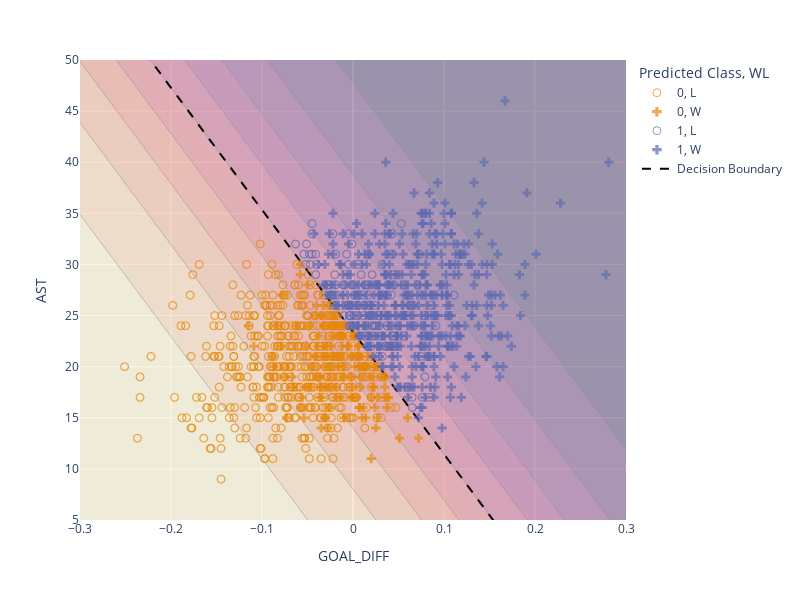

Source (notebook cell):
### Markdown cell above
Adding the probabilities to the plot, with lighter shades corresponding to estimated probabilities closer to 0:

### Code cell
goal_diff, ast = np.meshgrid(np.linspace(-0.3, 0.3, 50), np.linspace(5, 50, 50))
pred_grid = pd.DataFrame({"GOAL_DIFF": np.ravel(goal_diff), "AST": np.ravel(ast)})
pred_grid['Probability'] = two_feature_model.predict_proba(pred_grid)[:, 1]
# fig = go.Figure()
fig.add_contour(x=pred_grid['GOAL_DIFF'], y=pred_grid['AST'], z=pred_grid['Probability'],
                showscale=False, opacity=0.4, colorscale="Matter")

### Figure 1 — Plotly figure (JSON) as saved in the notebook; plotly's stock layout.template omitted (floating-point values rounded to 4 significant figures; data arrays with more than 128 entries replaced by an {"elided": "..."} marker saying what was removed)
{"data": [{"customdata": {"elided": "495x2 str values"}, "hovertemplate": "Predicted Class=0<br>WL=L<br>GOAL_DIFF=%{x}<br>AST=%{y}<br>TEAM_NAME=%{customdata[0]}<br>TEAM_NAME_OPP=%{customdata[1]}<extra></extra>", "legendgroup": "0, L", "marker": {"color": "rgb(229, 134, 6)", "opacity": 0.7, "size": 8, "symbol": "circle-open"}, "mode": "markers", "name": "0, L", "showlegend": true, "type": "scattergl", "x": {"elided": "495 float values"}, "xaxis": "x", "y": {"elided": "495 int values"}, "yaxis": "y"}, {"customdata": {"elided": "146x2 str values"}, "hovertemplate": "Predicted Class=0<br>WL=W<br>GOAL_DIFF=%{x}<br>AST=%{y}<br>TEAM_NAME=%{customdata[0]}<br>TEAM_NAME_OPP=%{customdata[1]}<extra></extra>", "legendgroup": "0, W", "marker": {"color": "rgb(229, 134, 6)", "opacity": 0.7, "size": 8, "symbol": "cross"}, "mode": "markers", "name": "0, W", "showlegend": true, "type": "scattergl", "x": {"elided": "146 float values"}, "xaxis": "x", "y": {"elided": "146 int values"}, "yaxis": "y"}, {"customdata": {"elided": "130x2 str values"}, "hovertemplate": "Predicted Class=1<br>WL=L<br>GOAL_DIFF=%{x}<br>AST=%{y}<br>TEAM_NAME=%{customdata[0]}<br>TEAM_NAME_OPP=%{customdata[1]}<extra></extra>", "legendgroup": "1, L", "marker": {"color": "rgb(93, 105, 177)", "opacity": 0.7, "size": 8, "symbol": "circle-open"}, "mode": "markers", "name": "1, L", "showlegend": true, "type": "scattergl", "x": {"elided": "130 float values"}, "xaxis": "x", "y": {"elided": "130 int values"}, "yaxis": "y"}, {"customdata": {"elided": "459x2 str values"}, "hovertemplate": "Predicted Class=1<br>WL=W<br>GOAL_DIFF=%{x}<br>AST=%{y}<br>TEAM_NAME=%{customdata[0]}<br>TEAM_NAME_OPP=%{customdata[1]}<extra></extra>", "legendgroup": "1, W", "marker": {"color": "rgb(93, 105, 177)", "opacity": 0.7, "size": 8, "symbol": "cross"}, "mode": "markers", "name": "1, W", "showlegend": true, "type": "scattergl", "x": {"elided": "459 float values"}, "xaxis": "x", "y": {"elided": "459 int values"}, "yaxis": "y"}, {"line": {"color": "black", "dash": "dash"}, "mode": "lines", "name": "Decision Boundary", "type": "scatter", "x": [-0.3, -0.2939, -0.2879, -0.2818, -0.2758, -0.2697, -0.2636, -0.2576, -0.2515, -0.2455, -0.2394, -0.2333, -0.2273, -0.2212, -0.2152, -0.2091, -0.203, -0.197, -0.1909, -0.1848, -0.1788, -0.1727, -0.1667, -0.1606, -0.1545, -0.1485, -0.1424, -0.1364, -0.1303, -0.1242, -0.1182, -0.1121, -0.1061, -0.1, -0.09394, -0.08788, -0.08182, -0.07576, -0.0697, -0.06364, -0.05758, -0.05152, -0.04545, -0.03939, -0.03333, -0.02727, -0.02121, -0.01515, -0.009091, -0.00303, 0.00303, 0.009091, 0.01515, 0.02121, 0.02727, 0.03333, 0.03939, 0.04545, 0.05152, 0.05758, 0.06364, 0.0697, 0.07576, 0.08182, 0.08788, 0.09394, 0.1, 0.1061, 0.1121, 0.1182, 0.1242, 0.1303, 0.1364, 0.1424, 0.1485, 0.1545, 0.1606, 0.1667, 0.1727, 0.1788, 0.1848, 0.1909, 0.197, 0.203, 0.2091, 0.2152, 0.2212, 0.2273, 0.2333, 0.2394, 0.2455, 0.2515, 0.2576, 0.2636, 0.2697, 0.2758, 0.2818, 0.2879, 0.2939, 0.3], "y": [59.24, 58.51, 57.79, 57.06, 56.34, 55.61, 54.89, 54.17, 53.44, 52.72, 51.99, 51.27, 50.55, 49.82, 49.1, 48.37, 47.65, 46.93, 46.2, 45.48, 44.75, 44.03, 43.31, 42.58, 41.86, 41.13, 40.41, 39.69, 38.96, 38.24, 37.51, 36.79, 36.06, 35.34, 34.62, 33.89, 33.17, 32.44, 31.72, 31.0, 30.27, 29.55, 28.82, 28.1, 27.38, 26.65, 25.93, 25.2, 24.48, 23.76, 23.03, 22.31, 21.58, 20.86, 20.13, 19.41, 18.69, 17.96, 17.24, 16.51, 15.79, 15.07, 14.34, 13.62, 12.89, 12.17, 11.45, 10.72, 9.998, 9.274, 8.55, 7.825, 7.101, 6.377, 5.653, 4.929, 4.205, 3.481, 2.757, 2.033, 1.309, 0.5846, -0.1394, -0.8635, -1.588, -2.312, -3.036, -3.76, -4.484, -5.208, -5.932, -6.656, -7.38, -8.104, -8.828, -9.553, -10.28, -11.0, -11.72, -12.45]}, {"colorscale": [[0, "rgb(253, 237, 176)"], [0.09091, "rgb(250, 205, 145)"], [0.1818, "rgb(246, 173, 119)"], [0.2727, "rgb(240, 142, 98)"], [0.3636, "rgb(231, 109, 84)"], [0.4545, "rgb(216, 80, 83)"], [0.5455, "rgb(195, 56, 90)"], [0.6364, "rgb(168, 40, 96)"], [0.7273, "rgb(138, 29, 99)"], [0.8182, "rgb(107, 24, 93)"], [0.9091, "rgb(76, 21, 80)"], [1, "rgb(47, 15, 61)"]], "opacity": 0.4, "showscale": false, "type": "contour", "x": {"elided": "2500 float values"}, "y": {"elided": "2500 float values"}, "z": {"elided": "2500 float values"}}], "layout": {"height": 600, "legend": {"title": {"text": "Predicted Class, WL"}, "tracegroupgap": 0}, "margin": {"t": 60}, "width": 800, "xaxis": {"anchor": "y", "domain": [0, 1], "range": [-0.3, 0.3], "title": {"text": "GOAL_DIFF"}}, "yaxis": {"anchor": "x", "domain": [0, 1], "range": [5, 50], "title": {"text": "AST"}}}}
